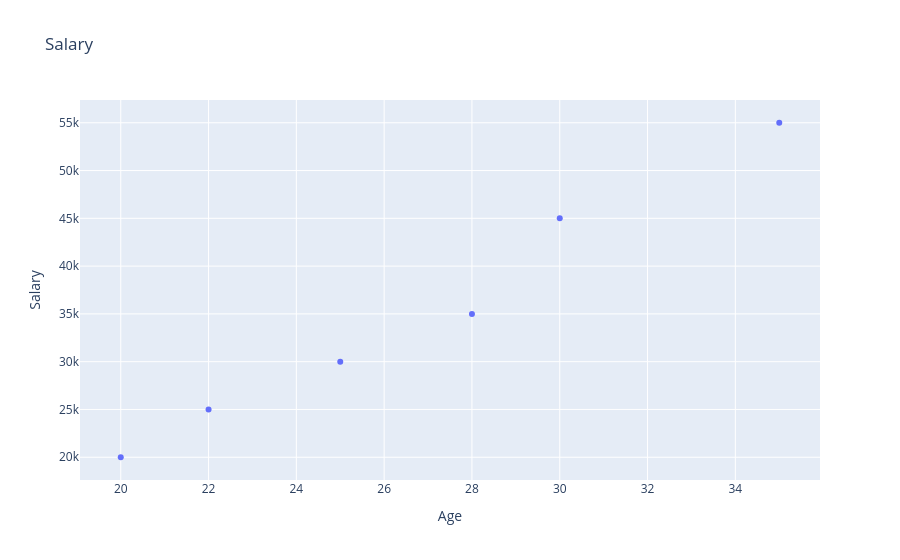

The notebook cell saved with this chart:
### Code cell
data = {
    "Age":[20,22,25,28,30,35],
    "Salary":[20000,25000,30000,35000,45000,55000]
}
fig = px.scatter(
    data,
    x="Age",
    y="Salary",
    title = "Salary"
)
fig.show()

### Figure 1 — Plotly figure (JSON) as saved in the notebook; plotly's stock layout.template omitted (floating-point values rounded to 4 significant figures)
{"data": [{"hovertemplate": "Age=%{x}<br>Salary=%{y}<extra></extra>", "legendgroup": "", "marker": {"color": "#636efa", "symbol": "circle"}, "mode": "markers", "name": "", "orientation": "v", "showlegend": false, "type": "scatter", "x": [20, 22, 25, 28, 30, 35], "xaxis": "x", "y": [20000, 25000, 30000, 35000, 45000, 55000], "yaxis": "y"}], "layout": {"legend": {"tracegroupgap": 0}, "title": {"text": "Salary"}, "xaxis": {"anchor": "y", "domain": [0, 1], "title": {"text": "Age"}}, "yaxis": {"anchor": "x", "domain": [0, 1], "title": {"text": "Salary"}}}}
